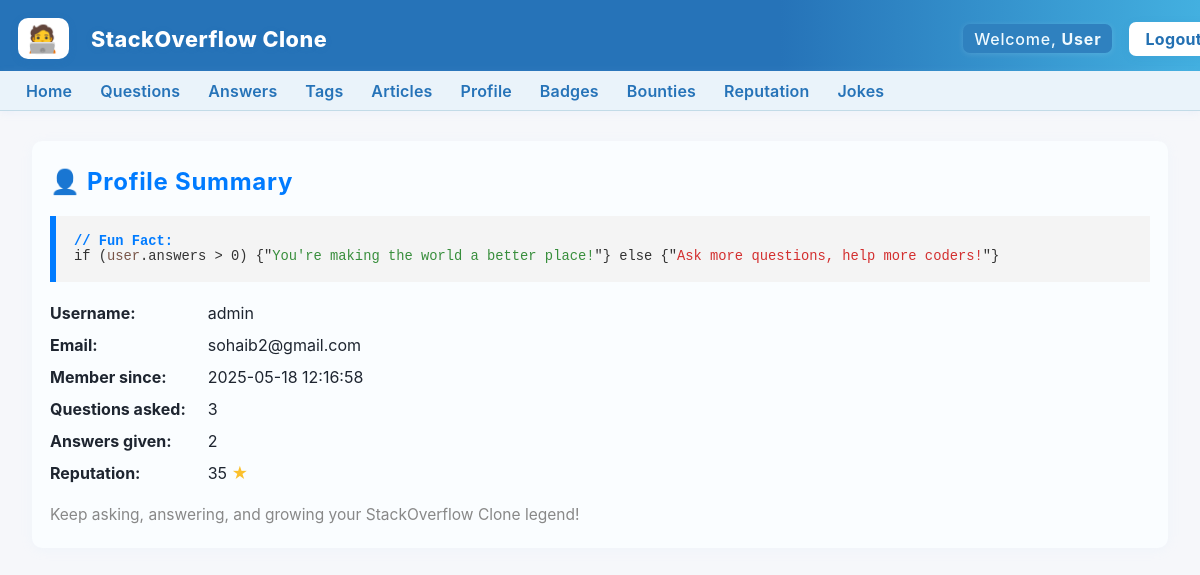
Screenshot of /p1/summary.php (signed in) with the database file from the repository.
### tables this page shows
CREATE TABLE `users` (
  `user_id` int(11) NOT NULL,
  `username` varchar(50) NOT NULL,
  `email` varchar(100) NOT NULL,
  `password` varchar(255) NOT NULL,
  `created_at` timestamp NOT NULL DEFAULT current_timestamp()
);

### p1/summary.php (the view, shortened to what this page needs)
<?php
include 'header.php';
$conn = new mysqli(
    'sql102.infinityfree.com',
    'if0_39013734',
    'sbnadmin4321',
    'if0_39013734_stackoverflow_clone'
);
$user_id = $_SESSION['user_id'];
$user = $conn->query("SELECT username, email, created_at FROM users WHERE user_id=$user_id")->fetch_assoc();
$q_count = $conn->query("SELECT COUNT(*) AS c FROM questions WHERE user_id=$user_id")->fetch_assoc()['c'];
$a_count = $conn->query("SELECT COUNT(*) AS c FROM answers WHERE user_id=$user_id")->fetch_assoc()['c'];
$reputation = ($a_count * 10) + ($q_count * 5);
$joke = <<<HTML
<div style="background:#f4f4f4; border-left:6px solid #007bff; padding:18px; margin-bottom:15px; font-family:monospace; font-size:1.06em;">
    <span style="color:#007bff;font-weight:bold;">// Fun Fact:</span><br>
    <span style="color:#333;">if (<span style="color:#795548;">user</span>.answers > 0) {"<span style="color:#388e3c;">You're making the world a better place!</span>"} else {"<span style="color:#d32f2f;">Ask more questions, help more coders!</span>"}</span>
</div>
HTML;
echo "<h2 style='color:#007bff;'>👤 Profile Summary</h2>";
echo $joke;
if ($user) {
    echo "<table style='border-collapse:collapse;margin-bottom:16px;'>";
    echo "<tr><td style='padding:6px 16px 6px 0;font-weight:bold;'>Username:</td><td style='padding:6px;'>" . htmlspecialchars($user['username']) . "</td></tr>";
    echo "<tr><td style='padding:6px 16px 6px 0;font-weight:bold;'>Email:</td><td style='padding:6px;'>" . htmlspecialchars($user['email']) . "</td></tr>";
    echo "<tr><td style='padding:6px 16px 6px 0;font-weight:bold;'>Member since:</td><td style='padding:6px;'>" . htmlspecialchars($user['created_at']) . "</td></tr>";
    echo "<tr><td style='padding:6px 16px 6px 0;font-weight:bold;'>Questions asked:</td><td style='padding:6px;'>$q_count</td></tr>";
    echo "<tr><td style='padding:6px 16px 6px 0;font-weight:bold;'>Answers given:</td><td style='padding:6px;'>$a_count</td></tr>";
    echo "<tr><td style='padding:6px 16px 6px 0;font-weight:bold;'>Reputation:</td><td style='padding:6px;'>$reputation <span style='color:#fbc02d;' title='10/answer, 5/question'>★</span></td></tr>";
    echo "</table>";
    echo "<div style='color:#888; font-size:0.97em;'>Keep asking, answering, and growing your StackOverflow Clone legend!</div>";
} else {
    echo "<div style='color:red'>Could not load user data.</div>";
}
?>

### p1/style.css (style rules this page uses)
body { font-family: 'Inter', 'Segoe UI', Arial, sans-serif; background: #f4f6fa; color: #1e2530; margin: 0; padding: 0; min-height: 100vh; }
h2 { color: #3077c8; margin-top: 0; font-weight: 700; letter-spacing: 0.03em; }

### p1/header.php (style rules this page uses)
html, body { margin: 0; padding: 0; box-sizing: border-box; width: 100%; overflow-x: hidden; }
body { background: #f6f7fa; font-family: 'Inter', Arial, sans-serif; }
html, body, header, nav { overflow-x: hidden !important; }

### rows the page displays
users: username "admin", email "sohaib2@gmail.com", created_at "2025-05-18 12:16:58"

### other values shown
$_SESSION['username'] "User"
$q_count "3"
$a_count "2"
$reputation "35"
